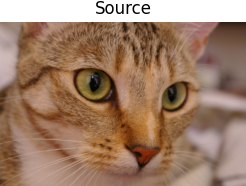
#> input picture SH-31_PY/lab3/image/source.png, 246 x 186 px
$ python 'Image Algebra.py'
#> lines starting #> are read from the running program, lines starting #| are printed output that depends on the picture
import cv2 as cv
import numpy as np


img1 = cv.imread('image/source.png')
#> img1 is the input picture: shape (186, 246, 3); mean B, G, R 105, 126.9, 158.9

img2= cv.imread('image/template.png')
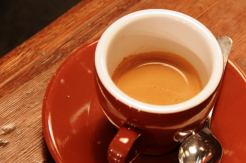
#> input picture SH-31_PY/lab3/image/template.png, 246 x 163 px
#> img2 is the input picture: shape (163, 246, 3); mean B, G, R 53.7, 88.7, 164

def Image_Negative(img):
    img = 255 - img
    return img

def reduce_gray_levels(img, gray_levels):
    '''Quantization'''
    # Calculate gap between gray levels
    gap = 256 // gray_levels

    # Generate array of colors
    colors = np.arange(0, 256, gap)

    # Convert image to float for calculations
    img = img.astype(np.float32)

    # Apply gray level reduction
    temp = img / gap
    index = np.floor(temp).astype(np.int32)
    new_img = colors[index]

    # Convert image back to uint8 for display
    new_img = new_img.astype(np.uint8)

    return new_img


def add_image(source_img, op_img):
    try:

        height, width, channels = source_img.shape
#> height = 186; width = 246; channels = 3
        result_add = np.zeros((height, width, channels), dtype='uint8')

        op_img = cv.resize(op_img, (source_img.shape[1], source_img.shape[0]))
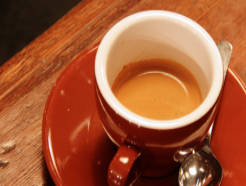
#> op_img: shape (186, 246, 3); mean B, G, R 53.6, 88.6, 164


        for y in range(height):
            for x in range(width):
                for c in range(channels):
                    result_add[y, x, c] = source_img[y, x, c].astype(int) + op_img[y, x, c].astype(int)
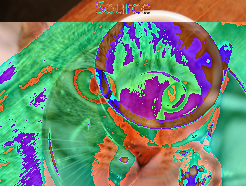
#> result_add: shape (186, 246, 3); mean B, G, R 112.8, 135.7, 108.7

        return result_add.astype('uint8')
    except ValueError:
        print('Error: Image sizes do not match.')
        return None

def sub_image(source_img, op_img):
    try:
        height, width, channels = source_img.shape
#> height = 186; width = 246; channels = 3
        result_subtract = np.zeros((height, width, channels), dtype='uint8')

        op_img = cv.resize(op_img, (source_img.shape[1], source_img.shape[0]))

        for y in range(height):
            for x in range(width):
                for c in range(channels):
                    result_subtract[y, x, c] = source_img[y, x, c].astype(int) - op_img[y, x, c].astype(int)
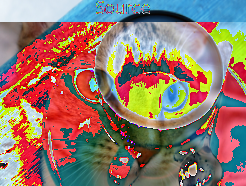
#> result_subtract: shape (186, 246, 3); mean B, G, R 106.8, 119.3, 146.9

        return result_subtract.astype('uint8')

    except ValueError:
        print('Error: Image sizes do not match.')
        return None


cv.imshow('soure_img',img1)
cv.imshow('op_img',img2)
cv.imshow('add_image',add_image(img1,img2))

try:
    cv.imshow('add_image',add_image(img1,img2))
    cv.imshow('sub_image',sub_image(img1, img2))

finally:
    cv.waitKey(0)
